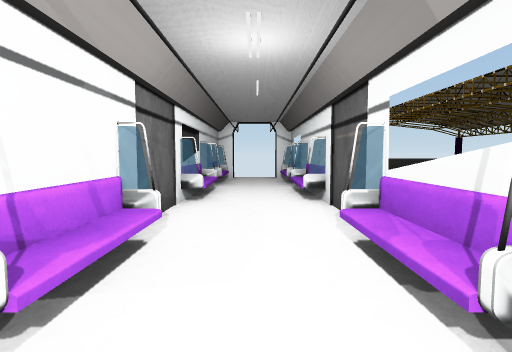
view 1 (above)

14 first-person views from a walk through a Unity game level. The camera is 1.2 m above the floor, tilts 4° down and sees 80° across. The floor is counted in squares, 1.2 m on a side. Each view is taken from the middle of a square. On the plan, view 1 faces up. The plan holds only what a view shows up to about 12 squares ahead; the rest is blank. The place goes on beyond the plan. The player character is not drawn. Some surface patterns are stand-ins.

view 2
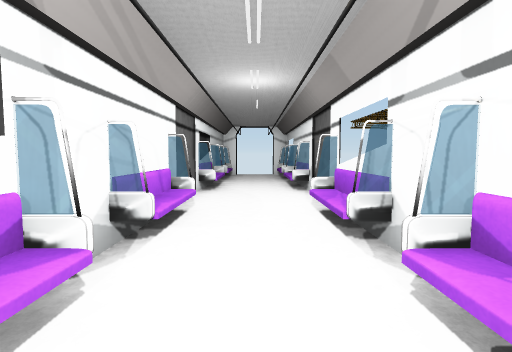

view 3
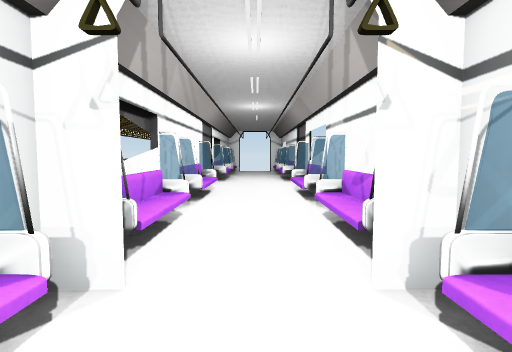

view 4
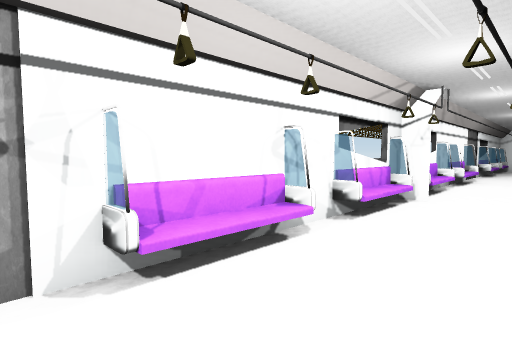

view 5
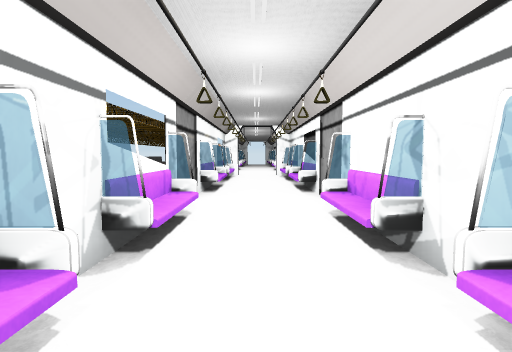

view 6
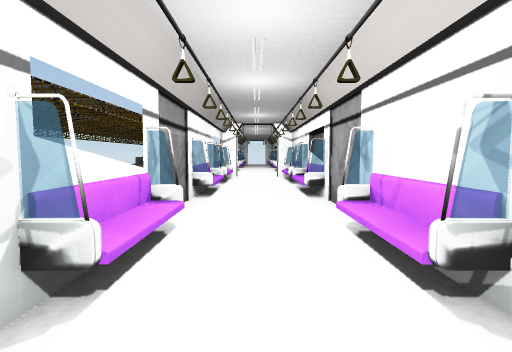

view 7
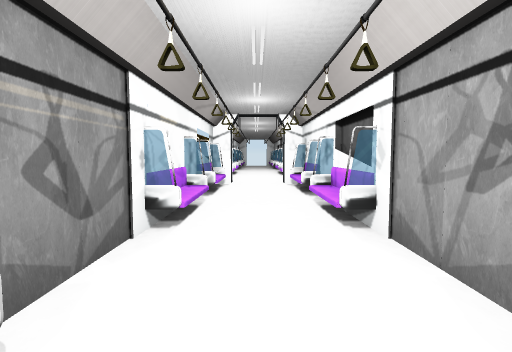

view 8
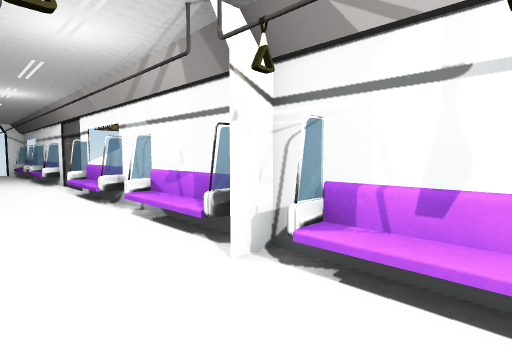

view 9
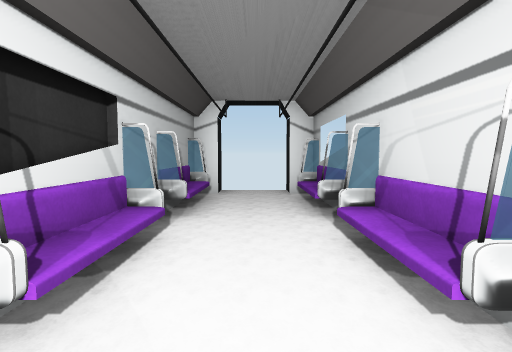

view 10
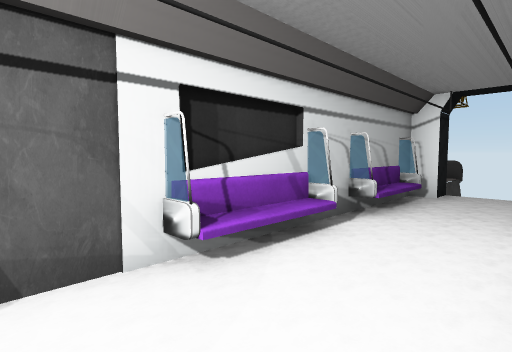

view 11
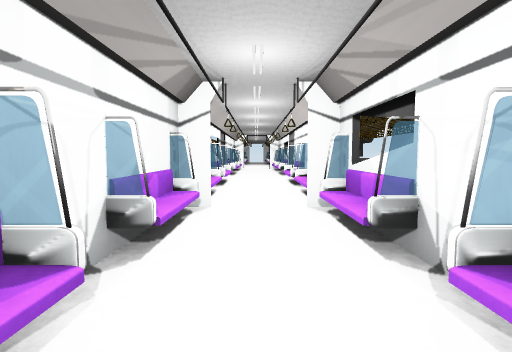

view 12
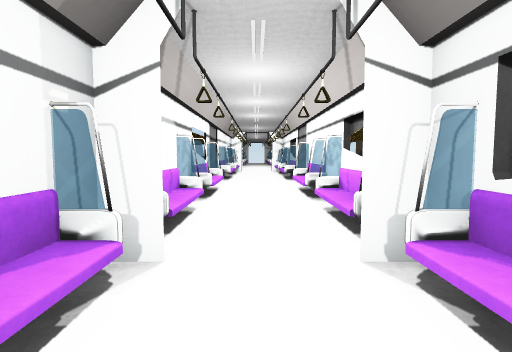

view 13
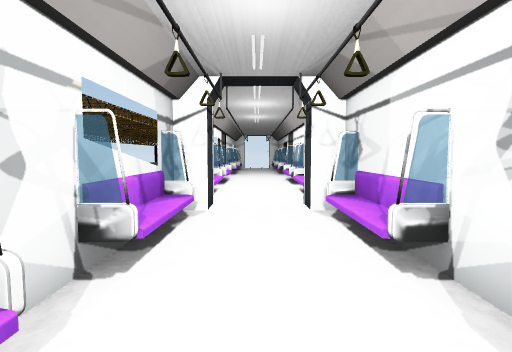

view 14
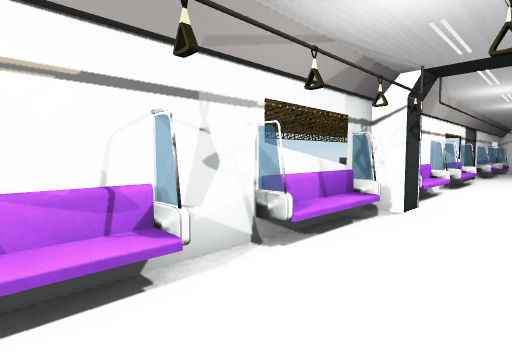

### Floor plan
Key: @ floor where view 1 was taken; # wall or solid block; . floor; / step, stairs or slope; = window, fence, low wall or low ledge; v drop or lower ground; C chair; O other object.
Columns run from 2 left of view 1 to 2 right of it. Each row starts with its distance up from view 1.
 14  vvv
 13 ##.#
 12 #C.C
 11 #..O
 10 ##.#
  9 #C..=
  8 #../#
  7 #../#
  6 #C.C#
  5 #...#
  4 #C.C#
  3 #../
  2 #../
  1 ##.#
  0 #C@C
 -1 #..O#
 -2 #..#
 -3 #C.C
 -4 =../#
 -5 #../#
 -6 ##..=
 -7 #C.C
 -8 #..O
 -9 #..#
-10 #...#
-11 #...#
-12 #C.C#
-13 #..O#
-14 #..#
-15 #...=
-16 #C./
-17 #../
-18 #C.C#

Where each view was taken, in squares from view 1:
view 1: 0 up, 0 right, facing up
view 2: 2 down, 0 right, facing up
view 3: 5 down, 0 right, facing up
view 4: 10 down, 1 right, facing up-left
view 5: 4 down, 0 right, facing down
view 6: 5 down, 0 right, facing down
view 7: 8 down, 0 right, facing down
view 8: 5 down, 1 left, facing up-right
view 9: 5 up, 0 right, facing up
view 10: 5 up, 1 right, facing up-left
view 11: 3 up, 0 right, facing down
view 12: 0 up, 0 right, facing down
view 13: 13 down, 0 right, facing down
view 14: 13 down, 1 left, facing down-right
